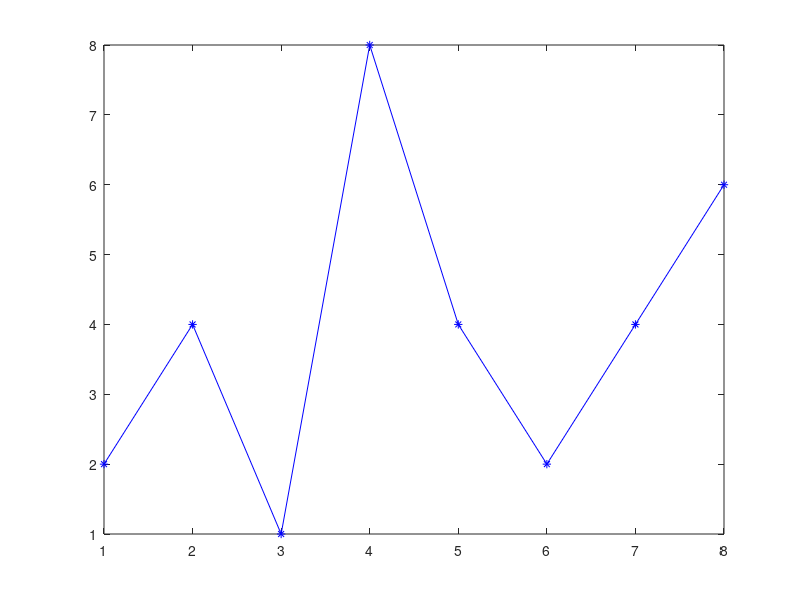

Write MATLAB code to recreate this figure. (Note: this script raises an error after producing the figure.)
clear %menghapus memory di workspace
clc %menghapus command window

%Menentukan akar suatu persamaan polinom
hasil_akar=roots([1 0 2 3 4 22]);

%Membuat grafik data diskrit
a=1:8; %dari 1 hingga 8 atau 8 bisa diganti banyaknya titik (bila berurutan)
b=[2 4 1 8 4 2 4 6];
plot(a,b,'b-*') % b* ialah string dengan b=warna hitam, - garis utuh, dan * untuk merepresentaasikan titik

%dari suatu persamaan
x=-6:6;
y=x^2
plot(x,y)